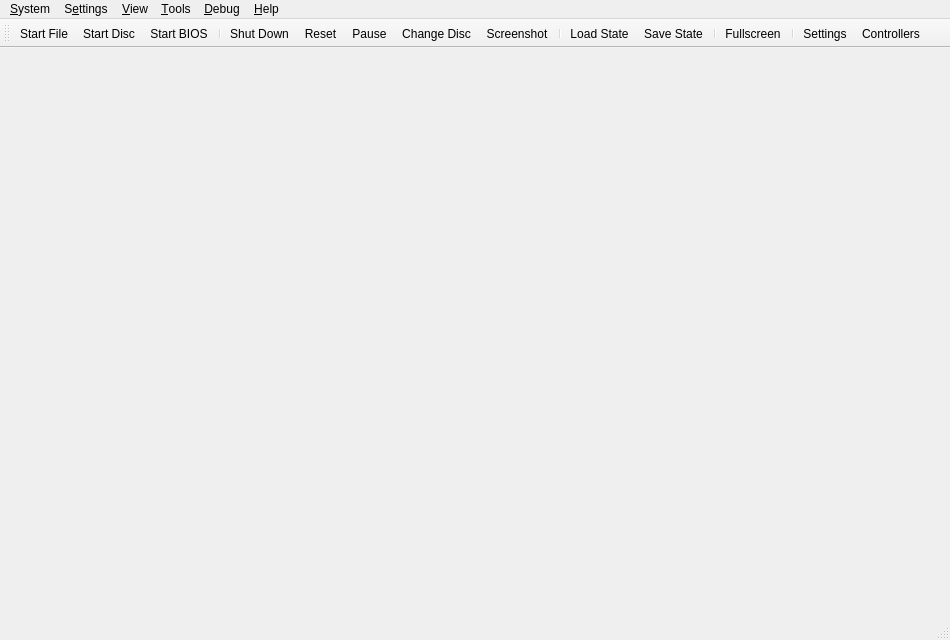
<?xml version="1.0" encoding="UTF-8"?>
<ui version="4.0">
 <class>MainWindow</class>
 <widget class="QMainWindow" name="MainWindow">
  <property name="geometry">
   <rect>
    <x>0</x>
    <y>0</y>
    <width>950</width>
    <height>640</height>
   </rect>
  </property>
  <property name="acceptDrops">
   <bool>true</bool>
  </property>
  <property name="windowTitle">
   <string>PCSX2</string>
  </property>
  <widget class="QMenuBar" name="menuBar">
   <property name="geometry">
    <rect>
     <x>0</x>
     <y>0</y>
     <width>950</width>
     <height>22</height>
    </rect>
   </property>
   <widget class="QMenu" name="menuSystem">
    <property name="title">
     <string>&amp;System</string>
    </property>
    <widget class="QMenu" name="menuChangeDisc">
     <property name="title">
      <string>Change Disc</string>
     </property>
     <property name="icon">
      <iconset theme="dvd-line">
       <normaloff>.</normaloff>.</iconset>
     </property>
     <actiongroup name="actionGroupChangeDiscSubImages"/>
     <addaction name="actionChangeDiscFromFile"/>
     <addaction name="actionChangeDiscFromDevice"/>
     <addaction name="actionChangeDiscFromGameList"/>
     <addaction name="actionRemoveDisc"/>
     <addaction name="separator"/>
    </widget>
    <widget class="QMenu" name="menuLoadState">
     <property name="title">
      <string>Load State</string>
     </property>
     <property name="icon">
      <iconset theme="folder-open-line">
       <normaloff>.</normaloff>.</iconset>
     </property>
    </widget>
    <widget class="QMenu" name="menuSaveState">
     <property name="title">
      <string>Save State</string>
     </property>
     <property name="icon">
      <iconset theme="save-3-line">
       <normaloff>.</normaloff>.</iconset>
     </property>
    </widget>
    <addaction name="actionStartFile"/>
    <addaction name="actionStartDisc"/>
    <addaction name="actionStartBios"/>
    <addaction name="separator"/>
    <addaction name="actionPowerOff"/>
    <addaction name="actionPowerOffWithoutSaving"/>
    <addaction name="actionReset"/>
    <addaction name="actionPause"/>
    <addaction name="menuChangeDisc"/>
    <addaction name="separator"/>
    <addaction name="actionScreenshot"/>
    <addaction name="separator"/>
    <addaction name="menuLoadState"/>
    <addaction name="menuSaveState"/>
    <addaction name="separator"/>
    <addaction name="actionSettings"/>
    <addaction name="actionExit"/>
   </widget>
   <widget class="QMenu" name="menuSettings">
    <property name="title">
     <string>S&amp;ettings</string>
    </property>
    <addaction name="actionInterfaceSettings"/>
    <addaction name="actionGameListSettings"/>
    <addaction name="actionBIOSSettings"/>
    <addaction name="actionEmulationSettings"/>
    <addaction name="actionSystemSettings"/>
    <addaction name="actionGraphicsSettings"/>
    <addaction name="actionAudioSettings"/>
    <addaction name="actionMemoryCardSettings"/>
    <addaction name="actionDEV9Settings"/>
    <addaction name="actionFolderSettings"/>
    <addaction name="actionControllerSettings"/>
    <addaction name="actionHotkeySettings"/>
    <addaction name="separator"/>
    <addaction name="actionAddGameDirectory"/>
    <addaction name="actionScanForNewGames"/>
    <addaction name="actionRescanAllGames"/>
   </widget>
   <widget class="QMenu" name="menuHelp">
    <property name="title">
     <string>&amp;Help</string>
    </property>
    <addaction name="actionGitHubRepository"/>
    <addaction name="actionSupportForums"/>
    <addaction name="actionDiscordServer"/>
    <addaction name="separator"/>
    <addaction name="actionCheckForUpdates"/>
    <addaction name="separator"/>
    <addaction name="actionAboutQt"/>
    <addaction name="actionAbout"/>
   </widget>
   <widget class="QMenu" name="menuDebug">
    <property name="title">
     <string>&amp;Debug</string>
    </property>
    <widget class="QMenu" name="menuDebugSwitchRenderer">
     <property name="title">
      <string>Switch Renderer</string>
     </property>
    </widget>
    <addaction name="separator"/>
    <addaction name="menuDebugSwitchRenderer"/>
    <addaction name="actionToggleSoftwareRendering"/>
    <addaction name="separator"/>
    <addaction name="actionSaveBlockDump"/>
    <addaction name="actionSaveGSDump"/>
    <addaction name="separator"/>
    <addaction name="actionReloadPatches"/>
    <addaction name="separator"/>
    <addaction name="actionEnableSystemConsole"/>
    <addaction name="actionEnableFileLogging"/>
    <addaction name="actionEnableVerboseLogging"/>
    <addaction name="actionEnableLogTimestamps"/>
    <addaction name="separator"/>
    <addaction name="actionEnableEEConsoleLogging"/>
    <addaction name="actionEnableIOPConsoleLogging"/>
    <addaction name="actionEnableCDVDVerboseReads"/>
   </widget>
   <widget class="QMenu" name="menu_View">
    <property name="title">
     <string>&amp;View</string>
    </property>
    <widget class="QMenu" name="menuWindowSize">
     <property name="title">
      <string>&amp;Window Size</string>
     </property>
     <property name="icon">
      <iconset theme="window-2-line">
       <normaloff>.</normaloff>.</iconset>
     </property>
    </widget>
    <addaction name="actionViewToolbar"/>
    <addaction name="actionViewLockToolbar"/>
    <addaction name="actionViewStatusBar"/>
    <addaction name="actionViewStatusBarVerbose"/>
    <addaction name="separator"/>
    <addaction name="actionViewGameList"/>
    <addaction name="actionViewGameGrid"/>
    <addaction name="actionViewSystemDisplay"/>
    <addaction name="actionViewGameProperties"/>
    <addaction name="separator"/>
    <addaction name="actionFullscreen"/>
    <addaction name="menuWindowSize"/>
    <addaction name="separator"/>
    <addaction name="actionGridViewShowTitles"/>
    <addaction name="actionGridViewZoomIn"/>
    <addaction name="actionGridViewZoomOut"/>
    <addaction name="actionGridViewRefreshCovers"/>
   </widget>
   <widget class="QMenu" name="menu_Tools">
    <property name="title">
     <string>&amp;Tools</string>
    </property>
    <widget class="QMenu" name="menuInput_Recording">
     <property name="title">
      <string>Input Recording</string>
     </property>
     <addaction name="actionInputRecNew"/>
     <addaction name="actionInputRecPlay"/>
     <addaction name="actionInputRecStop"/>
     <addaction name="separator"/>
     <addaction name="actionInputRecOpenSettings"/>
     <addaction name="separator"/>
     <addaction name="actionInputRecConsoleLogs"/>
     <addaction name="actionInputRecControllerLogs"/>
    </widget>
    <addaction name="actionOpenDataDirectory"/>
    <addaction name="menuInput_Recording"/>
   </widget>
   <addaction name="menuSystem"/>
   <addaction name="menuSettings"/>
   <addaction name="menu_View"/>
   <addaction name="menu_Tools"/>
   <addaction name="menuDebug"/>
   <addaction name="menuHelp"/>
  </widget>
  <widget class="QToolBar" name="toolBar">
   <property name="visible">
    <bool>true</bool>
   </property>
   <property name="windowTitle">
    <string>Toolbar</string>
   </property>
   <property name="iconSize">
    <size>
     <width>32</width>
     <height>32</height>
    </size>
   </property>
   <property name="toolButtonStyle">
    <enum>Qt::ToolButtonTextUnderIcon</enum>
   </property>
   <attribute name="toolBarArea">
    <enum>TopToolBarArea</enum>
   </attribute>
   <attribute name="toolBarBreak">
    <bool>false</bool>
   </attribute>
   <addaction name="actionStartFile"/>
   <addaction name="actionStartDisc"/>
   <addaction name="actionStartBios"/>
   <addaction name="separator"/>
   <addaction name="actionPowerOff"/>
   <addaction name="actionReset"/>
   <addaction name="actionPause"/>
   <addaction name="actionChangeDisc"/>
   <addaction name="actionScreenshot"/>
   <addaction name="separator"/>
   <addaction name="actionLoadState"/>
   <addaction name="actionSaveState"/>
   <addaction name="separator"/>
   <addaction name="actionFullscreen"/>
   <addaction name="separator"/>
   <addaction name="actionSettings"/>
   <addaction name="actionControllerSettings"/>
  </widget>
  <widget class="QStatusBar" name="statusBar"/>
  <action name="actionStartFile">
   <property name="icon">
    <iconset theme="file-line">
     <normaloff>.</normaloff>.</iconset>
   </property>
   <property name="text">
    <string>Start &amp;File...</string>
   </property>
  </action>
  <action name="actionStartDisc">
   <property name="icon">
    <iconset theme="disc-line">
     <normaloff>.</normaloff>.</iconset>
   </property>
   <property name="text">
    <string>Start &amp;Disc...</string>
   </property>
  </action>
  <action name="actionStartBios">
   <property name="icon">
    <iconset theme="hard-drive-2-line">
     <normaloff>.</normaloff>.</iconset>
   </property>
   <property name="text">
    <string>Start &amp;BIOS</string>
   </property>
  </action>
  <action name="actionScanForNewGames">
   <property name="icon">
    <iconset theme="file-search-line">
     <normaloff>.</normaloff>.</iconset>
   </property>
   <property name="text">
    <string>&amp;Scan For New Games</string>
   </property>
  </action>
  <action name="actionRescanAllGames">
   <property name="icon">
    <iconset theme="refresh-line">
     <normaloff>.</normaloff>.</iconset>
   </property>
   <property name="text">
    <string>&amp;Rescan All Games</string>
   </property>
  </action>
  <action name="actionPowerOff">
   <property name="icon">
    <iconset theme="shut-down-line">
     <normaloff>.</normaloff>.</iconset>
   </property>
   <property name="text">
    <string>Shut &amp;Down</string>
   </property>
  </action>
  <action name="actionPowerOffWithoutSaving">
   <property name="icon">
    <iconset theme="close-line">
     <normaloff>.</normaloff>.</iconset>
   </property>
   <property name="text">
    <string>Shut Down &amp;Without Saving</string>
   </property>
  </action>
  <action name="actionReset">
   <property name="icon">
    <iconset theme="restart-line">
     <normaloff>.</normaloff>.</iconset>
   </property>
   <property name="text">
    <string>&amp;Reset</string>
   </property>
  </action>
  <action name="actionPause">
   <property name="checkable">
    <bool>true</bool>
   </property>
   <property name="icon">
    <iconset theme="pause-line">
     <normaloff>.</normaloff>.</iconset>
   </property>
   <property name="text">
    <string>&amp;Pause</string>
   </property>
  </action>
  <action name="actionLoadState">
   <property name="icon">
    <iconset theme="folder-open-line">
     <normaloff>.</normaloff>.</iconset>
   </property>
   <property name="text">
    <string>&amp;Load State</string>
   </property>
  </action>
  <action name="actionSaveState">
   <property name="icon">
    <iconset theme="save-3-line">
     <normaloff>.</normaloff>.</iconset>
   </property>
   <property name="text">
    <string>&amp;Save State</string>
   </property>
  </action>
  <action name="actionExit">
   <property name="icon">
    <iconset theme="door-open-line">
     <normaloff>.</normaloff>.</iconset>
   </property>
   <property name="text">
    <string>E&amp;xit</string>
   </property>
  </action>
  <action name="actionBIOSSettings">
   <property name="icon">
    <iconset theme="hard-drive-2-line">
     <normaloff>.</normaloff>.</iconset>
   </property>
   <property name="text">
    <string>&amp;BIOS</string>
   </property>
  </action>
  <action name="actionSystemSettings">
   <property name="icon">
    <iconset theme="artboard-2-line">
     <normaloff>.</normaloff>.</iconset>
   </property>
   <property name="text">
    <string>System</string>
   </property>
  </action>
  <action name="actionEmulationSettings">
   <property name="icon">
    <iconset theme="dashboard-line">
     <normaloff>.</normaloff>.</iconset>
   </property>
   <property name="text">
    <string>Emulation</string>
   </property>
  </action>
  <action name="actionControllerSettings">
   <property name="icon">
    <iconset theme="gamepad-line">
     <normaloff>.</normaloff>.</iconset>
   </property>
   <property name="text">
    <string>&amp;Controllers</string>
   </property>
  </action>
  <action name="actionHotkeySettings">
   <property name="icon">
    <iconset theme="keyboard-line">
     <normaloff>.</normaloff>.</iconset>
   </property>
   <property name="text">
    <string>&amp;Hotkeys</string>
   </property>
  </action>
  <action name="actionGraphicsSettings">
   <property name="icon">
    <iconset theme="brush-line">
     <normaloff>.</normaloff>.</iconset>
   </property>
   <property name="text">
    <string>&amp;Graphics</string>
   </property>
  </action>
  <action name="actionPostProcessingSettings">
   <property name="text">
    <string>&amp;Post-Processing Settings...</string>
   </property>
  </action>
  <action name="actionFullscreen">
   <property name="icon">
    <iconset theme="fullscreen-line">
     <normaloff>.</normaloff>.</iconset>
   </property>
   <property name="text">
    <string>Fullscreen</string>
   </property>
  </action>
  <action name="actionResolution_Scale">
   <property name="text">
    <string>Resolution Scale</string>
   </property>
  </action>
  <action name="actionGitHubRepository">
   <property name="text">
    <string>&amp;GitHub Repository...</string>
   </property>
  </action>
  <action name="actionSupportForums">
   <property name="text">
    <string>Support &amp;Forums...</string>
   </property>
  </action>
  <action name="actionDiscordServer">
   <property name="text">
    <string>&amp;Discord Server...</string>
   </property>
  </action>
  <action name="actionCheckForUpdates">
   <property name="icon">
    <iconset theme="download-2-line">
     <normaloff>.</normaloff>.</iconset>
   </property>
   <property name="text">
    <string>Check for &amp;Updates...</string>
   </property>
  </action>
  <action name="actionAboutQt">
   <property name="icon">
    <iconset resource="resources/resources.qrc">
     <normaloff>:/icons/QT.png</normaloff>:/icons/QT.png</iconset>
   </property>
   <property name="text">
    <string>About &amp;Qt...</string>
   </property>
  </action>
  <action name="actionAbout">
   <property name="text">
    <string>&amp;About PCSX2...</string>
   </property>
  </action>
  <action name="actionChangeDisc">
   <property name="icon">
    <iconset theme="dvd-line">
     <normaloff>.</normaloff>.</iconset>
   </property>
   <property name="text">
    <string>Change Disc...</string>
   </property>
  </action>
  <action name="actionAudioSettings">
   <property name="icon">
    <iconset theme="volume-up-line">
     <normaloff>.</normaloff>.</iconset>
   </property>
   <property name="text">
    <string>&amp;Audio</string>
   </property>
  </action>
  <action name="actionGameListSettings">
   <property name="icon">
    <iconset theme="folder-settings-line">
     <normaloff>.</normaloff>.</iconset>
   </property>
   <property name="text">
    <string>Game List</string>
   </property>
  </action>
  <action name="actionInterfaceSettings">
   <property name="icon">
    <iconset theme="settings-3-line">
     <normaloff>.</normaloff>.</iconset>
   </property>
   <property name="text">
    <string>Interface</string>
   </property>
  </action>
  <action name="actionAddGameDirectory">
   <property name="icon">
    <iconset theme="folder-add-line">
     <normaloff>.</normaloff>.</iconset>
   </property>
   <property name="text">
    <string>Add Game Directory...</string>
   </property>
  </action>
  <action name="actionSettings">
   <property name="icon">
    <iconset theme="settings-3-line">
     <normaloff>.</normaloff>.</iconset>
   </property>
   <property name="text">
    <string>&amp;Settings...</string>
   </property>
   <property name="menuRole">
    <enum>QAction::PreferencesRole</enum>
   </property>
  </action>
  <action name="actionChangeDiscFromFile">
   <property name="text">
    <string>From File...</string>
   </property>
  </action>
  <action name="actionChangeDiscFromDevice">
   <property name="text">
    <string>From Device...</string>
   </property>
  </action>
  <action name="actionChangeDiscFromGameList">
   <property name="text">
    <string>From Game List...</string>
   </property>
  </action>
  <action name="actionRemoveDisc">
   <property name="text">
    <string>Remove Disc</string>
   </property>
  </action>
  <action name="actionGlobal_State">
   <property name="text">
    <string>Global State</string>
   </property>
  </action>
  <action name="actionScreenshot">
   <property name="icon">
    <iconset theme="screenshot-2-line">
     <normaloff>.</normaloff>.</iconset>
   </property>
   <property name="text">
    <string>&amp;Screenshot</string>
   </property>
  </action>
  <action name="actionMemoryCardSettings">
   <property name="icon">
    <iconset theme="sd-card-line">
     <normaloff>.</normaloff>.</iconset>
   </property>
   <property name="text">
    <string>&amp;Memory Cards</string>
   </property>
  </action>
  <action name="actionDEV9Settings">
   <property name="icon">
    <iconset theme="dashboard-line">
     <normaloff>.</normaloff>.</iconset>
   </property>
   <property name="text">
    <string>&amp;Network &amp;&amp; HDD</string>
   </property>
  </action>
  <action name="actionFolderSettings">
   <property name="icon">
    <iconset theme="folder-open-line">
     <normaloff>.</normaloff>.</iconset>
   </property>
   <property name="text">
    <string>&amp;Folders</string>
   </property>
  </action>
  <action name="actionViewToolbar">
   <property name="checkable">
    <bool>true</bool>
   </property>
   <property name="checked">
    <bool>true</bool>
   </property>
   <property name="text">
    <string>&amp;Toolbar</string>
   </property>
  </action>
  <action name="actionViewLockToolbar">
   <property name="checkable">
    <bool>true</bool>
   </property>
   <property name="checked">
    <bool>false</bool>
   </property>
   <property name="text">
    <string>Lock Toolbar</string>
   </property>
  </action>
  <action name="actionViewStatusBar">
   <property name="checkable">
    <bool>true</bool>
   </property>
   <property name="checked">
    <bool>true</bool>
   </property>
   <property name="text">
    <string>&amp;Status Bar</string>
   </property>
  </action>
  <action name="actionViewStatusBarVerbose">
   <property name="checkable">
    <bool>true</bool>
   </property>
   <property name="checked">
    <bool>true</bool>
   </property>
   <property name="text">
    <string>Verbose Status</string>
   </property>
  </action>
  <action name="actionViewGameList">
   <property name="icon">
    <iconset theme="list-check">
     <normaloff>.</normaloff>.</iconset>
   </property>
   <property name="text">
    <string>Game &amp;List</string>
   </property>
  </action>
  <action name="actionViewSystemDisplay">
   <property name="enabled">
    <bool>false</bool>
   </property>
   <property name="icon">
    <iconset theme="tv-2-line">
     <normaloff>.</normaloff>.</iconset>
   </property>
   <property name="text">
    <string>System &amp;Display</string>
   </property>
  </action>
  <action name="actionViewGameProperties">
   <property name="enabled">
    <bool>false</bool>
   </property>
   <property name="icon">
    <iconset theme="file-settings-line">
     <normaloff>.</normaloff>.</iconset>
   </property>
   <property name="text">
    <string>Game &amp;Properties</string>
   </property>
  </action>
  <action name="actionViewGameGrid">
   <property name="icon">
    <iconset theme="function-line">
     <normaloff>.</normaloff>.</iconset>
   </property>
   <property name="text">
    <string>Game &amp;Grid</string>
   </property>
  </action>
  <action name="actionGridViewShowTitles">
   <property name="checkable">
    <bool>true</bool>
   </property>
   <property name="checked">
    <bool>true</bool>
   </property>
   <property name="text">
    <string>Show Titles (Grid View)</string>
   </property>
  </action>
  <action name="actionGridViewZoomIn">
   <property name="text">
    <string>Zoom &amp;In (Grid View)</string>
   </property>
   <property name="shortcut">
    <string>Ctrl++</string>
   </property>
  </action>
  <action name="actionGridViewZoomOut">
   <property name="text">
    <string>Zoom &amp;Out (Grid View)</string>
   </property>
   <property name="shortcut">
    <string>Ctrl+-</string>
   </property>
  </action>
  <action name="actionGridViewRefreshCovers">
   <property name="text">
    <string>Refresh &amp;Covers (Grid View)</string>
   </property>
  </action>
  <action name="actionOpen_Memory_Card_Directory">
   <property name="text">
    <string>Open Memory Card Directory...</string>
   </property>
  </action>
  <action name="actionOpenDataDirectory">
   <property name="text">
    <string>Open Data Directory...</string>
   </property>
  </action>
  <action name="actionToggleSoftwareRendering">
   <property name="text">
    <string>Toggle Software Rendering</string>
   </property>
  </action>
  <action name="actionReloadPatches">
   <property name="text">
    <string>Reload Cheats/Patches</string>
   </property>
  </action>
  <action name="actionEnableSystemConsole">
   <property name="checkable">
    <bool>true</bool>
   </property>
   <property name="text">
    <string>Enable System Console</string>
   </property>
  </action>
  <action name="actionEnableVerboseLogging">
   <property name="checkable">
    <bool>true</bool>
   </property>
   <property name="text">
    <string>Enable Verbose Logging</string>
   </property>
  </action>
  <action name="actionEnableEEConsoleLogging">
   <property name="checkable">
    <bool>true</bool>
   </property>
   <property name="text">
    <string>Enable EE Console Logging</string>
   </property>
  </action>
  <action name="actionEnableIOPConsoleLogging">
   <property name="checkable">
    <bool>true</bool>
   </property>
   <property name="text">
    <string>Enable IOP Console Logging</string>
   </property>
  </action>
  <action name="actionSaveGSDump">
   <property name="text">
    <string>Save Single Frame GS Dump</string>
   </property>
  </action>
  <action name="actionInputRecNew">
   <property name="text">
    <string>New</string>
   </property>
  </action>
  <action name="actionInputRecPlay">
   <property name="text">
    <string>Play</string>
   </property>
  </action>
  <action name="actionInputRecStop">
   <property name="text">
    <string>Stop</string>
   </property>
  </action>
  <action name="actionInputRecOpenSettings">
   <property name="text">
    <string>Settings</string>
   </property>
  </action>
  <action name="actionRecording_Console_Logs">
   <property name="text">
    <string>Input Recording Logs</string>
   </property>
  </action>
  <action name="actionInputRecControllerLogs">
   <property name="checkable">
    <bool>true</bool>
   </property>
   <property name="text">
    <string>Controller Logs</string>
   </property>
  </action>
  <action name="actionInputRecConsoleLogs">
   <property name="checkable">
    <bool>true</bool>
   </property>
   <property name="text">
    <string>Input Recording Logs</string>
   </property>
  </action>
  <action name="actionEnableFileLogging">
   <property name="checkable">
    <bool>true</bool>
   </property>
   <property name="text">
    <string>Enable &amp;File Logging</string>
   </property>
  </action>
  <action name="actionEnableCDVDVerboseReads">
   <property name="checkable">
    <bool>true</bool>
   </property>
   <property name="text">
    <string>Enable CDVD Read Logging</string>
   </property>
  </action>
  <action name="actionSaveBlockDump">
   <property name="checkable">
    <bool>true</bool>
   </property>
   <property name="text">
    <string>Save CDVD Block Dump</string>
   </property>
  </action>
  <action name="actionEnableLogTimestamps">
   <property name="checkable">
    <bool>true</bool>
   </property>
   <property name="text">
    <string>Enable Log Timestamps</string>
   </property>
  </action>
 </widget>
 <resources>
  <include location="resources/resources.qrc"/>
 </resources>
 <connections/>
</ui>
